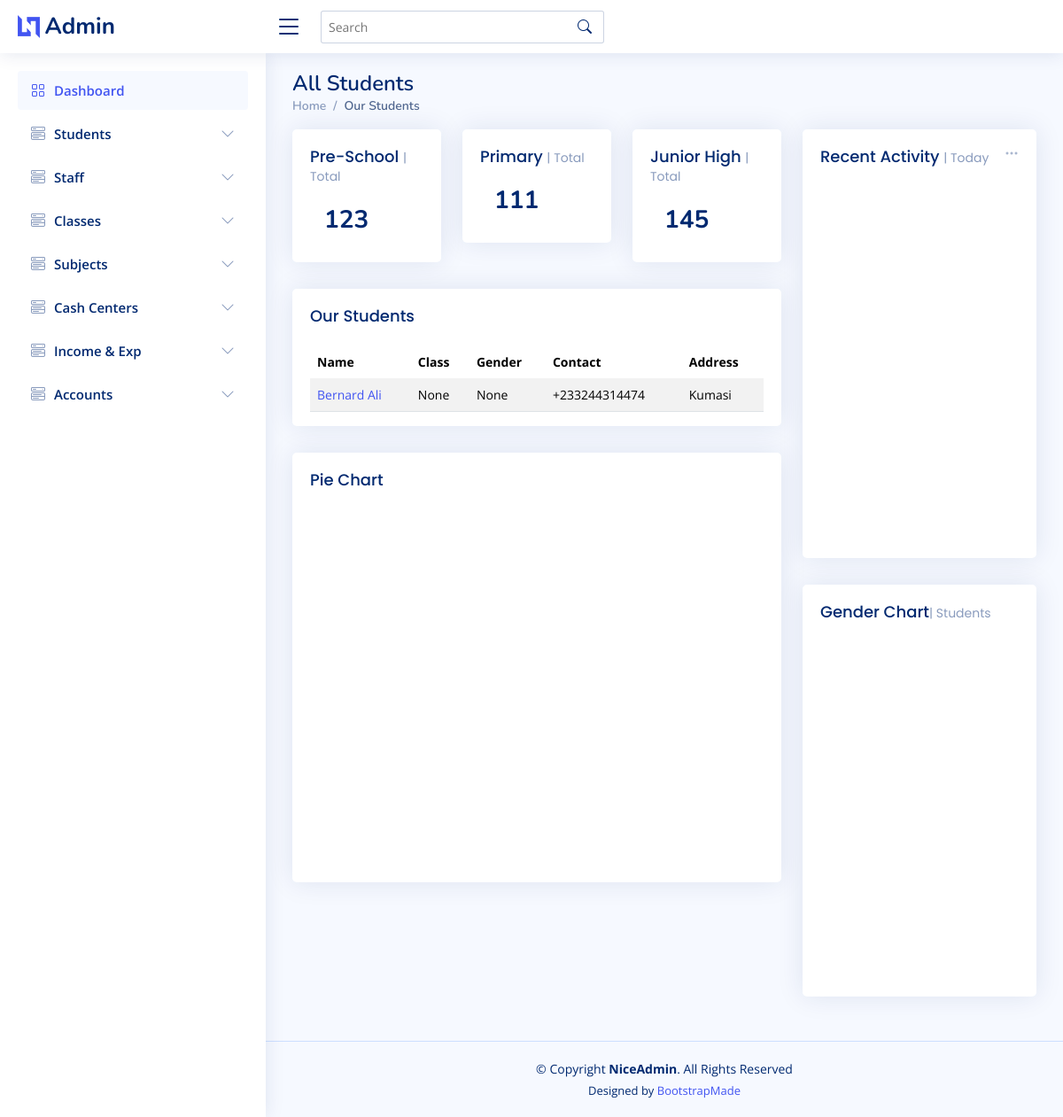
The page /accounts/all_students on the database as committed earlier.
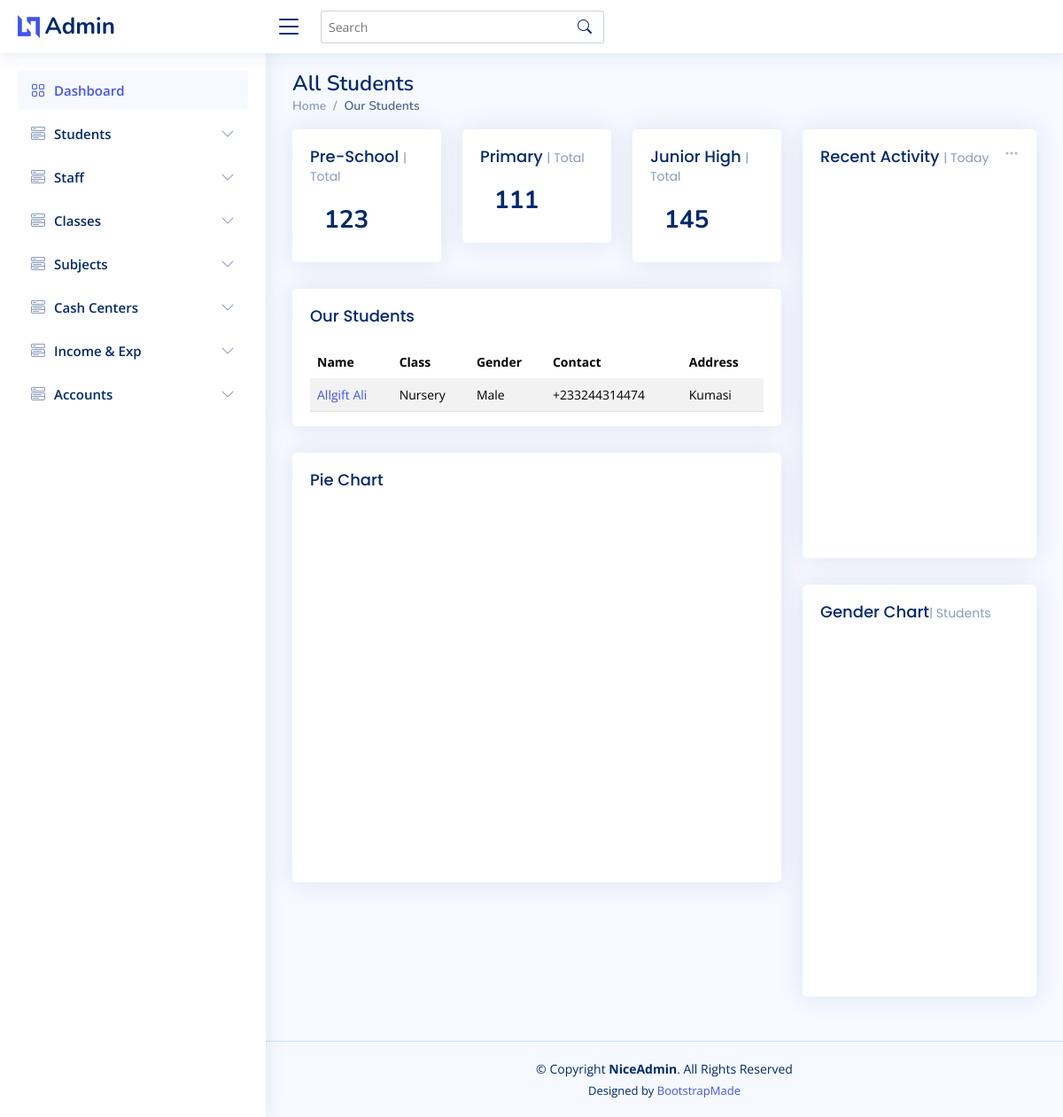
The same page on the database as committed later.
### authy/models.py (models this page shows, shortened)
class User(AbstractUser):
    full_name = models.CharField(max_length=200, null=True)
    type = models.CharField(max_length=20, choices=USER_TYPE)
    email = models.EmailField(unique=True, null=True)
    phone = models.CharField(max_length=20)
    avatar = models.ImageField(null=True, default="default.jpg")
    gender = models.CharField(max_length=100, choices=GENDER_CHOICE, null=True, blank=True)
    residence = models.CharField(max_length=100)
    GPS_Address = models.CharField(max_length=15)
    region = models.CharField(max_length=100, choices=REGION_CHOICE, null=True, blank=True)
    nationality = models.CharField(max_length=100, default='Ghanaian')
    created = models.DateField(auto_now_add=True)
    is_blocked = models.BooleanField(default=False)
    classes = models.ManyToManyField('core.Class', related_name='classes', blank=True)
    marital_status = models.CharField(max_length=100, choices=MARITAL_STATUS, default='Single')
    subjects = models.ManyToManyField('core.Subject', related_name='subjects', blank=True)
    profile = models.TextField(blank=True, null=True)
    cv = models.FileField(blank=True, null=True)
    facebook_url = models.URLField(max_length=255, blank=True, null=True)
    twitter_url = models.URLField(max_length=255, blank=True, null=True)
    instagram_url = models.URLField(max_length=255, blank=True, null=True)
    linkedin_url = models.URLField(max_length=255, blank=True, null=True)
    website_url = models.URLField(max_length=255, blank=True, null=True)
    REQUIRED_FIELDS = []

### core/models.py (models this page shows)
class Class(models.Model):
    picture = models.ImageField(upload_to='class', default='class-1.jpg')
    video = models.FileField(upload_to='class', null=True, blank=True)
    level = models.CharField(max_length=15, choices=LEVEL_CHOICES)
    name = models.CharField(max_length=15, unique=True)
    slug = models.SlugField()
    min_age = models.IntegerField()
    max_age = models.IntegerField()
    tuition_fee = models.DecimalField(max_digits=10, decimal_places=2)
    tuition_interval = models.CharField(max_length=15, choices=TUITION_INTERVAL_CHOICES)
    total_seats = models.IntegerField()
    start_time = models.TimeField(max_length=15)
    close_time = models.TimeField(max_length=15)
    description = models.TextField(null=True, blank=True)
    teacher = models.ForeignKey(User, on_delete=models.DO_NOTHING)
    captain = models.ForeignKey(User, on_delete=models.DO_NOTHING, related_name='class_captain')
    def __str__(self):
        return self.name

### accounts/views.py (the view)
# urls.py: path('all_students', all_students, name='all_students'),
def all_students(request):
    students = User.objects.filter(type='Student/Parent')
    context = {
        'students': students,
    }
    return render(request, 'accounts/all_students.html', context)

### templates/accounts/all_students.html (shortened to what this page needs)
{% extends 'accounts/base.html' %}
{% block content %}
  <main id="main" class="main">
    <div class="pagetitle">
      <h1>All Students</h1>
      <nav>
        <ol class="breadcrumb">
          <li class="breadcrumb-item"><a href="index.html">Home</a></li>
          <li class="breadcrumb-item active">Our Students</li>
        </ol>
      </nav>
    </div>
    <section class="section dashboard">
      <div class="row">
        <div class="col-lg-8">
          <div class="row">
            <div class="col-xxl-4 col-md-4">
              <div class="card info-card sales-card">
                <div class="card-body">
                  <h5 class="card-title">Pre-School <span>| Total</span></h5>
                  <div class="d-flex align-items-center">
                    <div class="ps-3">
                      <h6>123</h6>
                    </div>
                  </div>
                </div>
              </div>
            </div>
            <div class="col-xxl-4 col-md-4">
              <div class="card info-card sales-card">
                <div class="card-body">
                  <h5 class="card-title">Primary <span>| Total</span></h5>
                  <div class="d-flex align-items-center">
                    <div class="ps-3">
                      <h6>111</h6>
                    </div>
                  </div>
                </div>
              </div>
            </div>
            <div class="col-xxl-4 col-md-4">
              <div class="card info-card sales-card">
                <div class="card-body">
                  <h5 class="card-title">Junior High <span>| Total</span></h5>
                  <div class="d-flex align-items-center">
                    <div class="ps-3">
                      <h6>145</h6>
                    </div>
                  </div>
                </div>
              </div>
            </div>
            <div class="col-12">
              <div class="card top-selling overflow-auto">
                <div class="card-body pb-0">
                  <h5 class="card-title">Our Students</h5>
                  <table class="table table-striped table-hover datatable">
                    <thead>
                      <tr>
                        <th>Name</th>
                        <th>Class</th>
                        <th>Gender</th>
                        <th>Contact</th>
                        <th>Address</th>
                      </tr>
                    </thead>
                    <tbody>
                      {% for student in students %}
                        <tr>
                        <td><a href="{% url 'account_profile' student.username %}">{{student.full_name}}</a></td>
                        <td>{{student.classes.first}}</td>
                        <td>{{student.gender}}</td>
                        <td>{{student.phone}}</td>
                        <td>{{student.residence}}</td>
                      </tr>
                      {% endfor %}
                    </tbody>
                  </table>
                </div>
              </div>
            </div>
            <div class="col-lg-12">
              <div class="card">
                <div class="card-body">
                  <h5 class="card-title">Pie Chart</h5>
                  <div id="pieChart" style="min-height: 400px;" class="echart"></div>
                </div>
              </div>
            </div>
          </div>
        </div>
        <div class="col-lg-4">
          <div class="card">
            <div class="filter">
              <a class="icon" href="#" data-bs-toggle="dropdown"><i class="bi bi-three-dots"></i></a>
            </div>
            <div class="card-body">
              <h5 class="card-title">Recent Activity <span>| Today</span></h5>
              <div id="barChart" style="min-height: 400px;" class="echart"></div>
            </div>
          </div>
          <div class="card">
            <div class="card-body pb-0">
              <h5 class="card-title">Gender Chart<span>| Students</span></h5>
              <div id="trafficChart" style="min-height: 400px;" class="echart"></div>
            </div>
          </div>
        </div>
      </div>
    </section>
  </main>
{% endblock content %}

### templates/accounts/base.html (shortened to what this page needs)
{% load static %}
<!DOCTYPE html>
<html lang="en">
<head>
  <link href="{% static 'assets/vendor/bootstrap/css/bootstrap.min.css' %}" rel="stylesheet">
  <link href="{% static 'assets/vendor/bootstrap-icons/bootstrap-icons.css' %}" rel="stylesheet">
  <link href="{% static 'assets/vendor/boxicons/css/boxicons.min.css' %}" rel="stylesheet">
  <link href="{% static 'assets/vendor/quill/quill.snow.css' %}" rel="stylesheet">
  <link href="{% static 'assets/vendor/quill/quill.bubble.css' %}" rel="stylesheet">
  <link href="{% static 'assets/vendor/remixicon/remixicon.css' %}" rel="stylesheet">
  <link href="{% static 'assets/vendor/simple-datatables/style.css' %}" rel="stylesheet">
  <link href="{% static 'assets/css/style.css' %}" rel="stylesheet">
</head>
<body>
  <header id="header" class="header fixed-top d-flex align-items-center">
    <div class="d-flex align-items-center justify-content-between">
      <a href="{% url 'home' %}" class="logo d-flex align-items-center">
        <img src="{% static 'assets/img/logo.png' %}" alt="">
        <span class="d-none d-lg-block">Admin</span>
      </a>
      <i class="bi bi-list toggle-sidebar-btn"></i>
    </div>
    <div class="search-bar">
      <form class="search-form d-flex align-items-center" method="POST" action="#">
        <input type="text" name="query" placeholder="Search" title="Enter search keyword">
        <button type="submit" title="Search"><i class="bi bi-search"></i></button>
      </form>
    </div>
  </header>
  <aside id="sidebar" class="sidebar">
    <ul class="sidebar-nav" id="sidebar-nav">
      <li class="nav-item">
        <a class="nav-link " href="{% url 'account_home' %}">
          <i class="bi bi-grid"></i>
          <span>Dashboard</span>
        </a>
      </li>
      <li class="nav-item">
        <a class="nav-link collapsed" data-bs-target="#components-nav" data-bs-toggle="collapse" href="#">
          <i class="bi bi-menu-button-wide"></i><span>Students</span><i class="bi bi-chevron-down ms-auto"></i>
        </a>
      </li>
       <li class="nav-item">
        <a class="nav-link collapsed" data-bs-target="#components-Staff" data-bs-toggle="collapse" href="#">
          <i class="bi bi-menu-button-wide"></i><span>Staff</span><i class="bi bi-chevron-down ms-auto"></i>
        </a>
      </li>
      <li class="nav-item">
        <a class="nav-link collapsed" data-bs-target="#components-class" data-bs-toggle="collapse" href="#">
          <i class="bi bi-menu-button-wide"></i><span>Classes</span><i class="bi bi-chevron-down ms-auto"></i>
        </a>
      </li>
      <li class="nav-item">
        <a class="nav-link collapsed" data-bs-target="#components-subjects" data-bs-toggle="collapse" href="#">
          <i class="bi bi-menu-button-wide"></i><span>Subjects</span><i class="bi bi-chevron-down ms-auto"></i>
        </a>
      </li>
      <li class="nav-item">
        <a class="nav-link collapsed" data-bs-target="#components-cash-centers" data-bs-toggle="collapse" href="#">
          <i class="bi bi-menu-button-wide"></i><span>Cash Centers</span><i class="bi bi-chevron-down ms-auto"></i>
        </a>
      </li>
      <li class="nav-item">
        <a class="nav-link collapsed" data-bs-target="#components-income" data-bs-toggle="collapse" href="#">
          <i class="bi bi-menu-button-wide"></i><span>Income & Exp</span><i class="bi bi-chevron-down ms-auto"></i>
        </a>
      </li>
      <li class="nav-item">
        <a class="nav-link collapsed" data-bs-target="#components-accounts" data-bs-toggle="collapse" href="#">
          <i class="bi bi-menu-button-wide"></i><span>Accounts</span><i class="bi bi-chevron-down ms-auto"></i>
        </a>
      </li>
    </ul>
  </aside>
  {% block content %}
  {% endblock content %}
  <footer id="footer" class="footer">
    <div class="copyright">
      &copy; Copyright <strong><span>NiceAdmin</span></strong>. All Rights Reserved
    </div>
    <div class="credits">
      Designed by <a href="https://bootstrapmade.com/">BootstrapMade</a>
    </div>
  </footer>
</body>
</html>

### static/assets/css/style.css (style rules this page uses)
:root { scroll-behavior: smooth; }
body { font-family: "Open Sans", sans-serif; background: #f6f9ff; color: #444444; }
a { color: #4154f1; text-decoration: none; }
h1, h2, h3, h4, h5, h6 { font-family: "Nunito", sans-serif; }
#main { margin-top: 60px; padding: 20px 30px; transition: all 0.3s; }
.pagetitle { margin-bottom: 10px; }
.pagetitle h1 { font-size: 24px; margin-bottom: 0; font-weight: 600; color: #012970; }
.card { margin-bottom: 30px; border: none; border-radius: 5px; box-shadow: 0px 0 30px rgba(1, 41, 112, 0.1); }
.card-title { padding: 20px 0 15px 0; font-size: 18px; font-weight: 500; color: #012970; font-family: "Poppins", sans-serif; }
.card-title span { color: #899bbd; font-size: 14px; font-weight: 400; }
.card-body { padding: 0 20px 20px 20px; }
.breadcrumb { font-size: 14px; font-family: "Nunito", sans-serif; color: #899bbd; font-weight: 600; }
.breadcrumb a { color: #899bbd; transition: 0.3s; }
.breadcrumb .breadcrumb-item::before { color: #899bbd; }
.breadcrumb .active { color: #51678f; font-weight: 600; }
.logo { line-height: 1; }
@media (min-width: 1200px) { .logo { width: 280px; } }
.logo img { max-height: 26px; margin-right: 6px; }
.logo span { font-size: 26px; font-weight: 700; color: #012970; font-family: "Nunito", sans-serif; }
.header { transition: all 0.5s; z-index: 997; height: 60px; box-shadow: 0px 2px 20px rgba(1, 41, 112, 0.1); background-color: #fff; padding-left: 20px; }
.header .toggle-sidebar-btn { font-size: 32px; padding-left: 10px; cursor: pointer; color: #012970; }
.header .search-bar { min-width: 360px; padding: 0 20px; }
.header .search-form { width: 100%; }
.header .search-form input { border: 0; font-size: 14px; color: #012970; border: 1px solid rgba(1, 41, 112, 0.2); padding: 7px 38px 7px 8px; border-radius: 3px; transition: 0.3s; width: 100%; }
.header .search-form button { border: 0; padding: 0; margin-left: -30px; background: none; }
.header .search-form button i { color: #012970; }
.sidebar { position: fixed; top: 60px; left: 0; bottom: 0; width: 300px; z-index: 996; transition: all 0.3s; padding: 20px; overflow-y: auto; scrollbar-width: thin; scrollbar-color: #aab7cf transparent; box-shadow: 0px 0px 20px rgba(1, 41, 112, 0.1); background-color: #fff; }
@media (min-width: 1200px) { #main, #footer { margin-left: 300px; } }
.sidebar-nav { padding: 0; margin: 0; list-style: none; }
.sidebar-nav li { padding: 0; margin: 0; list-style: none; }
.sidebar-nav .nav-item { margin-bottom: 5px; }
.sidebar-nav .nav-link { display: flex; align-items: center; font-size: 15px; font-weight: 600; color: #4154f1; transition: 0.3; background: #f6f9ff; padding: 10px 15px; border-radius: 4px; }
.sidebar-nav .nav-link i { font-size: 16px; margin-right: 10px; color: #4154f1; }
.sidebar-nav .nav-link.collapsed { color: #012970; background: #fff; }
.sidebar-nav .nav-link.collapsed i { color: #899bbd; }
.sidebar-nav .nav-link .bi-chevron-down { margin-right: 0; transition: transform 0.2s ease-in-out; }
.dashboard .filter { position: absolute; right: 0px; top: 15px; }
.dashboard .filter .icon { color: #aab7cf; padding-right: 20px; padding-bottom: 5px; transition: 0.3s; font-size: 16px; }
.dashboard .info-card { padding-bottom: 10px; }
.dashboard .info-card h6 { font-size: 28px; color: #012970; font-weight: 700; margin: 0; padding: 0; }
.dashboard .top-selling { font-size: 14px; }
.dashboard .top-selling .table thead { background: #f6f6fe; }
.dashboard .top-selling .table thead th { border: 0; }
.dashboard .top-selling .table tbody td { vertical-align: middle; }
.footer { padding: 20px 0; font-size: 14px; transition: all 0.3s; border-top: 1px solid #cddfff; }
.footer .copyright { text-align: center; color: #012970; }
.footer .credits { padding-top: 5px; text-align: center; font-size: 13px; color: #012970; }

Rows that differ between the two databases and show on the page:
changed User "Kumasi": full_name "Bernard Ali" → "Allgift Ali"; classes.first "None" → "Nursery"; gender "None" → "Male"
